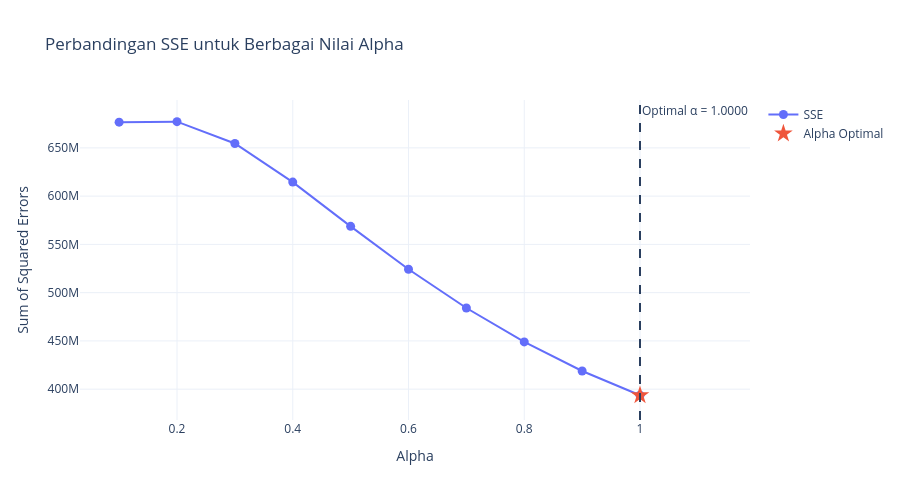

Notebook source saved alongside this figure:
### Markdown cell above
Visualisasi menggunakan Plotly:

### Code cell
fig = go.Figure()

fig.add_trace(go.Scatter(
    x=tabel_sse["Alpha"],
    y=tabel_sse["SSE"],
    mode="lines+markers",
    name="SSE",
    marker=dict(size=9),
    line=dict(width=2),
    hovertemplate="Alpha: %{x:.2f}<br>SSE: %{y:,.3f}<extra></extra>"
))

fig.add_trace(go.Scatter(
    x=[alpha_opt],
    y=[sse_opt],
    mode="markers",
    name="Alpha Optimal",
    marker=dict(size=14, symbol="star"),
    hovertemplate="Alpha: %{x:.6f}<br>SSE: %{y:,.3f}<extra></extra>"
))

fig.add_vline(
    x=alpha_opt,
    line_dash="dash",
    annotation_text=f"Optimal α = {alpha_opt:.4f}"
)

fig.update_layout(
    title="Perbandingan SSE untuk Berbagai Nilai Alpha",
    xaxis_title="Alpha",
    yaxis_title="Sum of Squared Errors",
    template="plotly_white",
    hovermode="x unified",
    height=500
)

fig.show()

### Figure 1 — Plotly figure (JSON) as saved in the notebook; plotly's stock layout.template omitted (floating-point values rounded to 4 significant figures)
{"data": [{"hovertemplate": "Alpha: %{x:.2f}<br>SSE: %{y:,.3f}<extra></extra>", "line": {"width": 2}, "marker": {"size": 9}, "mode": "lines+markers", "name": "SSE", "type": "scatter", "x": [0.1, 0.2, 0.3, 0.4, 0.5, 0.6, 0.7, 0.8, 0.9, 1.0], "y": [676600000.0, 677200000.0, 654500000.0, 614500000.0, 568700000.0, 524200000.0, 484100000.0, 449000000.0, 418900000.0, 393700000.0]}, {"hovertemplate": "Alpha: %{x:.6f}<br>SSE: %{y:,.3f}<extra></extra>", "marker": {"size": 14, "symbol": "star"}, "mode": "markers", "name": "Alpha Optimal", "type": "scatter", "x": [1], "y": [393715723]}], "layout": {"annotations": [{"showarrow": false, "text": "Optimal α = 1.0000", "x": 1, "xanchor": "left", "xref": "x", "y": 1, "yanchor": "top", "yref": "y domain"}], "height": 500, "hovermode": "x unified", "shapes": [{"line": {"dash": "dash"}, "type": "line", "x0": 1, "x1": 1, "xref": "x", "y0": 0, "y1": 1, "yref": "y domain"}], "title": {"text": "Perbandingan SSE untuk Berbagai Nilai Alpha"}, "xaxis": {"title": {"text": "Alpha"}}, "yaxis": {"title": {"text": "Sum of Squared Errors"}}}}
